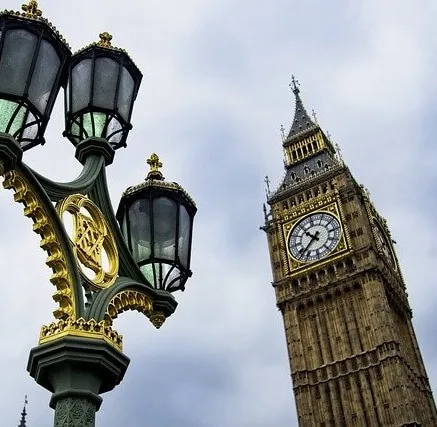
#> input picture CAS CS 585/Lab/Lab3/Elizabeth_Tower_London.png, 437 x 427 px
$ jupyter execute --allow-errors lab3-soln.ipynb
#> lines starting #> are read from the running program, lines starting #| are printed output that depends on the picture
# CS585 Lab 3
Problems adpated from **Ex 4.1: Data fitting** in _Richard Szeliski. Computer Vision: Algorithms and Applications, 2nd ed_. In this lab, we'll implement and evaluate scattered data interpolation techniques using radial basis functions.

## Fourier Analysis

[cell 1]
import cv2
import numpy as np
import matplotlib.pyplot as plt

img = cv2.imread('Elizabeth_Tower_London.png')
#> img is the input picture: shape (427, 437, 3); mean B, G, R 154.6, 152.4, 148.6
img = cv2.cvtColor(img, cv2.COLOR_BGR2RGB)
plt.axis('off')
plt.imshow(img)

[cell 2]
def fourier_transform_1d(signal):
  """
    Compute the Discrete Fourier Transform of an input signal.
    :param : signal: the input signal, which is a 1D numpy array.
    :return : transform: the Fourier transform of the input signal, which is a 1D numpy array.
  """
  N = len(signal)
  transform = np.zeros(N, dtype=np.complex64)
  for k in range(N):
    for n in range(N):
      angle = 2 * np.pi * k * n / N
      transform[k] += signal[n] * np.exp(-1j * angle)
  return transform

[cell 3]
# input signal
wavelength = 50
X = np.arange(100)
signal = np.sin(2 * np.pi * X / wavelength)
plt.figure(figsize=(30,10))
plt.subplot(131)
plt.plot(signal)
plt.title("Input Signal")

transform_1d = fourier_transform_1d(signal)
plt.subplot(132)
plt.plot(transform_1d)
plt.title("Fourier Transform 1D")
plt.subplot(133)
plt.plot(np.abs(transform_1d))
plt.title("Fourier Transform 1D Magnitude")
plt.show()
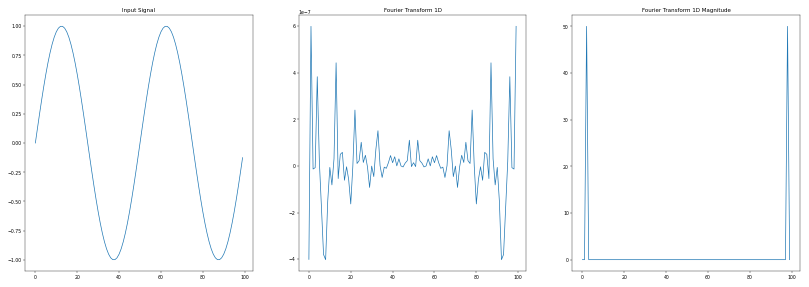
#> figure drawn by matplotlib, 3 panels; panel 1: curve peaks at x = 12, y = 0.998; panel 2: curve peaks at x = 1, y = 5.99e-07; panel 3: curve peaks at x = 2, y = 50

[cell 4]
def fourier_transform_2d(img):
    ft = np.fft.ifftshift(img)
    ft = np.fft.fft2(ft)
    return np.fft.fftshift(ft)
def inverse_fourier_transform_2d(img):
    ift = np.fft.ifftshift(img)
    ift = np.fft.ifft2(ift)
    ift = np.fft.fftshift(ift)
    return ift.real

[cell 5]
def generate_sinusoidal_grating(height, width, wavelength, angle):
  """
    Generate a sinusoidal grating.
    :param : wavelength: the wavelength of the grating, which is a float.
    :param : angle: the angle of the grating, which is a float.
    :return : grating: the generated grating, which is a 2D numpy array.
  """
  x = np.arange(width)
  y = np.arange(height)
  X, Y = np.meshgrid(x, y)

  grating = np.sin(
      2*np.pi*(X*np.cos(angle) + Y*np.sin(angle)) / wavelength
  )
  return grating

[cell 6]
def show_image_and_ft(img, ft):
  fig, axes = plt.subplots(1, 2, gridspec_kw={'width_ratios': [img.shape[1], ft.shape[1]]})

  axes[0].imshow(img, cmap='gray')
  axes[0].set_title("Input Image")
  axes[0].axis('off')

  axes[1].imshow(ft, cmap='gray')
  axes[1].set_title("Fourier Transform")
  axes[1].axis('off')

  plt.tight_layout()
  plt.show()
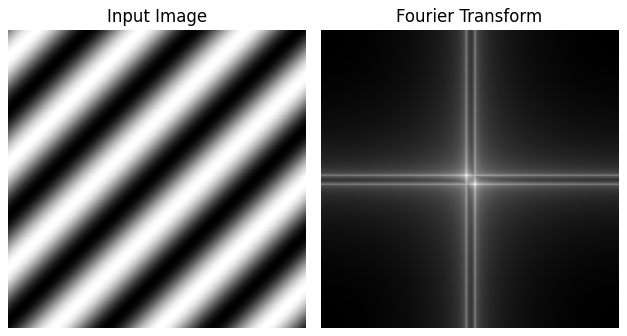
#> figure drawn by matplotlib, 2 panels

[cell 7]
# Display the grating and its fourier transform
grating = generate_sinusoidal_grating(200, 200, wavelength=50, angle=np.pi/4)
ft = fourier_transform_2d(grating)
magnitude_spectrum = np.log(abs(ft))
show_image_and_ft(grating, magnitude_spectrum)

[cell 8]
imgGray = cv2.cvtColor(img, cv2.COLOR_RGB2GRAY)
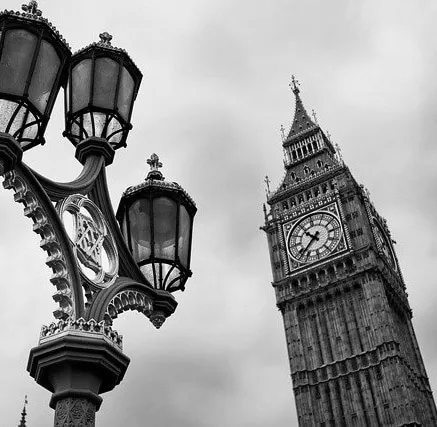
#> imgGray: shape (427, 437); min 0, max 255, mean 151.5
ft = fourier_transform_2d(imgGray)
#> in fourier_transform_2d (call 2), `ft = np.fft.ifftshift(img)`:
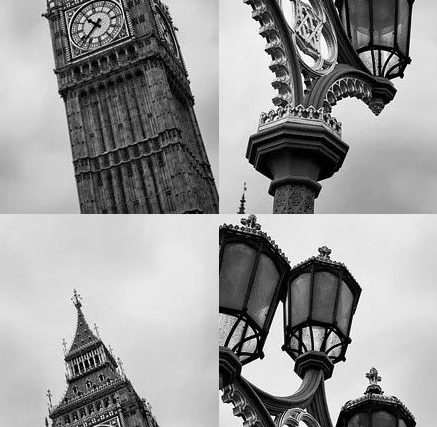
#> ft: shape (427, 437); min 0, max 255, mean 151.5
magnitude_spectrum = np.log(abs(ft))
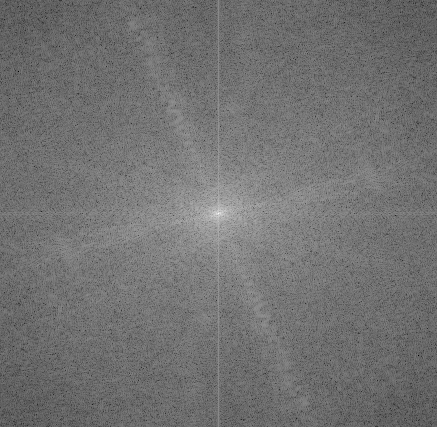
#> magnitude_spectrum: shape (427, 437) float64; min 1.81, max 17.16, mean 8.68; drawn with min black and max white

show_image_and_ft(img, magnitude_spectrum)

[cell 9]
# Reconstruct image
ift = inverse_fourier_transform_2d(ft)
plt.axis('off')
plt.imshow(ift, cmap='gray')
plt.title("Reconstructed Image")

[cell 10]
def apply_sinusoidal_mask_ft(img, wavelength, angle):
  """
    Apply a sinusoidal mask to an input image.
    :param : img: the input image, which is a 2D numpy array.
    :param : wavelength: the wavelength of the grating, which is a float.
    :param : angle: the angle of the grating, which is a float.

  """
#> called with wavelength = 50, angle = 2.09
  height, width = img.shape
#> height = 427; width = 437
  mask = generate_sinusoidal_grating(height, width, wavelength, angle)
  mask_ft = fourier_transform_2d(mask)
#> in fourier_transform_2d (call 3), `ft = np.fft.ifftshift(img)`:
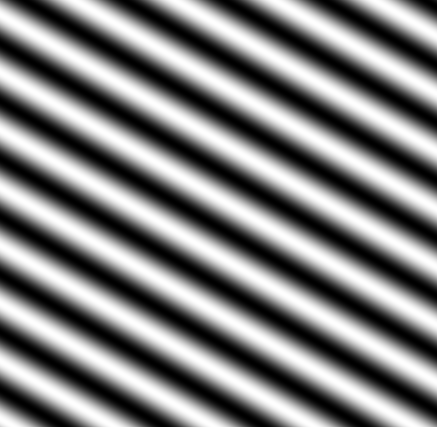
#> img: shape (427, 437) float64; min -1, max 1, mean 0.000159; drawn with min black and max white
  img_ft = fourier_transform_2d(img)
  masked_ft = img_ft * mask_ft
  masked_img = inverse_fourier_transform_2d(masked_ft)
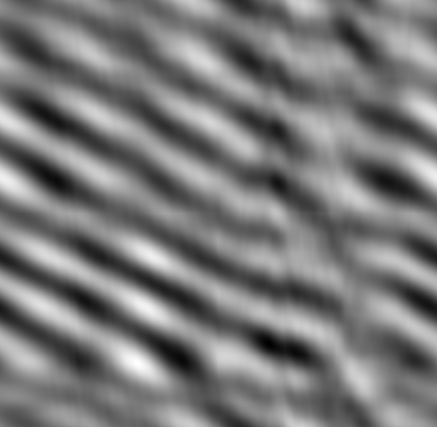
#> masked_img: shape (427, 437) float64; min -456753.2, max 507850.4, mean 4487.1; drawn with min black and max white
  return masked_image

# Example usage (assuming you have a mask defined)
# Create a grating mask

#> (the rest of this cell did not finish here and is left out)

## Basis functions and fitting

[cell 11]
import numpy as np
import matplotlib.pyplot as plt

np.random.seed(1234)

def generate_random_samples(low:int,high:int,size:int)->np.array:
    """
     Generate random (x,y) samples from a sine function y=sin(x)+cos(2.5*x+1).
     : param: low: lowest value to be drawn from the sine function, which is a float.
     : param: high: highest value to be drawn from the sine function, which is a float.
     : param: size: number of the generated samples, which is a int.

     :return: samples: the generated samples, which is a [size]x2 array.
    """
    xs=np.random.uniform(low,high,size)
    ys=np.sin(xs)+np.cos(2.5*xs+1)
    samples=np.stack([xs,ys],axis=1)
    return samples

[cell 12]
samples=generate_random_samples(-4,4,50)
plt.scatter(samples[:,0],samples[:,1],c='blue')
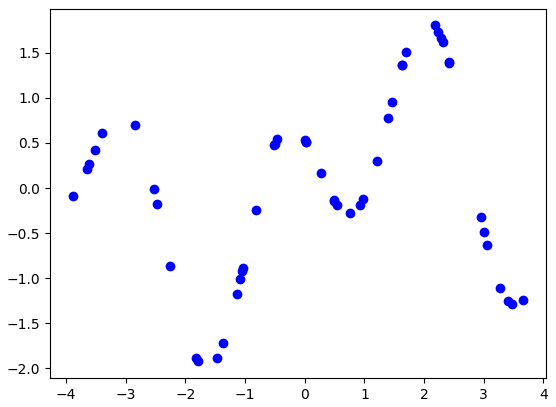
#> figure drawn by matplotlib, 1 panel

[cell 13]
def basis_function(r:np.array,c:float,method='Guassian')->np.array:
    """
       Compute the value of a basis function f, given its input r and parameter c.
       :param: r: input to the basis function, which is a 1D numpy array.
       :param: c: parameter c in Guassian/Hardy multiquadric/Inverse multiquadric basis function, which is a float.
       :param: name: name of the basis function, which is a string.

       :return: result: value of f(r), which has the same shape as r.
    """
    epsilon=1e-10
    if method=='Guassian':
         result=np.exp(-np.power(r,2)/(epsilon+np.power(c,2)))
    elif method=='Hardy multiquadric':
         result=-np.sqrt(np.power(r,2)+np.power(c,2))
    elif method=='Inverse multiquadric':
         result=1/(epsilon+np.sqrt(np.power(r,2)+np.power(c,2)))
    elif method=='TPS':
        result=np.power(r,2)*np.log(r+epsilon)
    else:
       result=NotImplemented

    return result

[cell 14]
dist_to_x0=np.sqrt(np.power(samples[0,0]-samples[:,0],2))
radial=basis_function(dist_to_x0,0.6,method='Guassian')
print(radial)

[cell 15]
def radial_basis_fitting(samples:np.array,param_c:float,method='Guassian')->np.array:
    """
      Fitting the sample data by manually speficying a basis function and the parameter c in this function.
      :param: samples: the sample data, which is a numpy array.
      :param: param_c: the parameter c in the basic function, which is a float.
      :param: method: name of specified the basic function, which is a string.

      :return: predict_ys: the predicted y of the sample data, which is a 1D numpy array.
    """
#> called with samples = array of shape (50, 2), param_c = 0.5, method = 'Guassian'
    predict_ys=[]
    for sample in samples:
        xs=samples[:,0]
        ys=samples[:,1]
        x=sample[0]
        r=np.sqrt(np.power(x-xs,2)) #N
        phi=basis_function(r,param_c,method=method)
        nmlzd_phi=phi/(np.sum(phi)+1e-10)
        predict_y=np.sum(ys*nmlzd_phi)
        predict_ys.append(predict_y)

    predict_ys=np.array(predict_ys)

    return predict_ys

[cell 16]
param_c=0.5
p_ys=radial_basis_fitting(samples,param_c,method='Guassian')
plt.figure(figsize=(40,10))
plt.subplot(141)
plt.title('Guassian Fitting')
plt.scatter(samples[:,0],samples[:,1],c='blue')
plt.scatter(samples[:,0],p_ys,c='red')

param_c=0.2
p_ys=radial_basis_fitting(samples,param_c,method='Hardy multiquadric')
plt.subplot(142)
plt.title('Hardy Multiquadric Fitting')
plt.scatter(samples[:,0],samples[:,1],c='blue')
plt.scatter(samples[:,0],p_ys,c='red')

param_c=0.3
p_ys=radial_basis_fitting(samples,param_c,method='Inverse multiquadric')
plt.subplot(143)
plt.title('Inverse Multiquadric Fitting')
plt.scatter(samples[:,0],samples[:,1],c='blue')
plt.scatter(samples[:,0],p_ys,c='red')

p_ys=radial_basis_fitting(samples,param_c,method='TPS')
plt.subplot(144)
plt.title('TPS Fitting')
plt.scatter(samples[:,0],samples[:,1],c='blue')
plt.scatter(samples[:,0],p_ys,c='red')
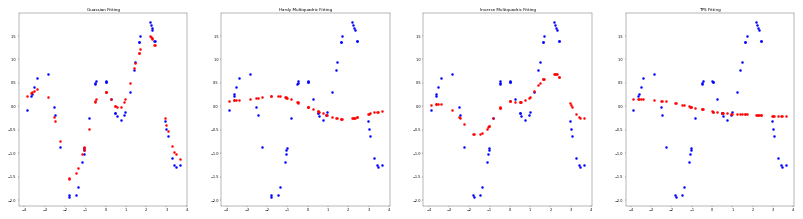
#> figure drawn by matplotlib, 4 panels
